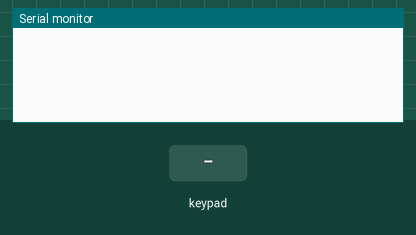
Recording of a sketch running on a simulated Arduino Uno, built with avr-gcc and run on an emulated ATmega328P. Parts: the last lines printed to the serial monitor. Wiring (inferred from the names in the program): 4×3 keypad with keys 1 2 3 4 5 6 7 8 9 s 0 n: rows pin 5, pin 6, pin 7, pin 8; columns pin 2, pin 3, pin 4. The test bench sets the inputs (shaded band).

Above: at 1.2 s.
1.3 s: key '1' pressed
At 1.56 s:
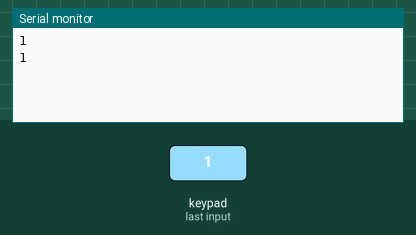
3.3 s: key 's' pressed
At 3.61 s:
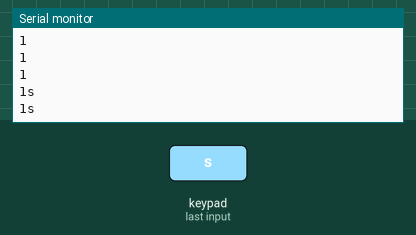
5.4 s: key 'n' pressed
At 5.67 s:
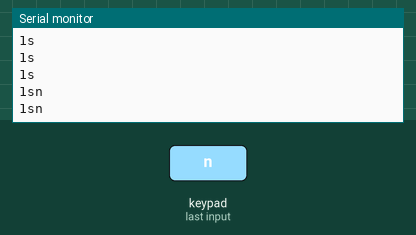
7.4 s: keypad keys 1 2 3 4 pressed 0.4 s apart
At 7.84 s:
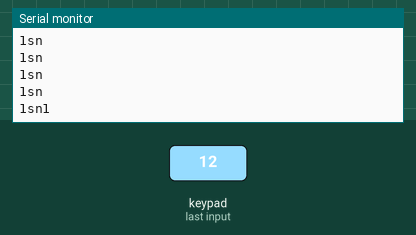
12.0 s: keypad keys 1 2 3 4 pressed 0.4 s apart
At 14.7 s:
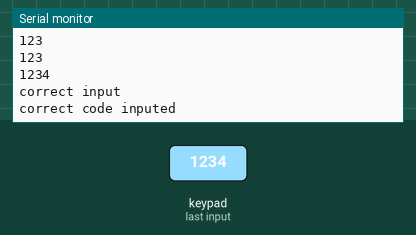
15.1 s: key 'n' pressed
At 15.43 s:
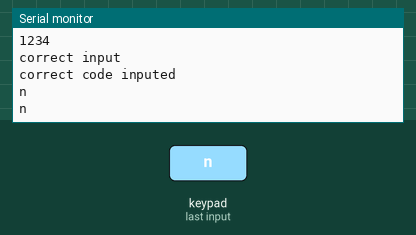
Timing chart, 0 to 18.1 s (numbered marks = the images above; inputs shaded):
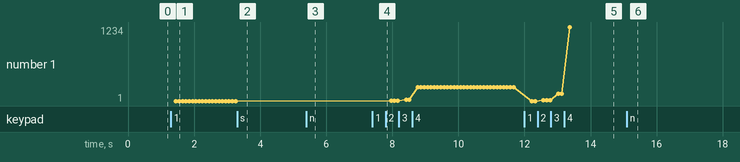

The sketch:

arduino_key_pad.ino
```cpp
//# Created by: Westley K
//# email: westley@sylabs.io
//# Date: Jul 10, 2018
//# Version-1.0
//# https://github.com/WestleyK/arduino-key-pad

/*
      keypad conection diagram

      1______2______3____row_0 to pin_5
      |      |      |
      |      |      |
      4______5______6____row_1 to pin_6
      |      |      |
      |      |      |
      7______8______9____row_2 to pin_7
      |      |      |
      |      |      |
      *______0______#____row_3 to pin_8
      |      |      |
      |      |      |
    col_0  col_1  col_2
    pin_2  pin_3  pin_4
         to arduino:
*/


float start1 = 0;
float end1 = 0;
float time1 = 0;
String pass_code1 = "";
String pass_code2 = "";
int pass_up = 0;
float start10 = 0;
int col_0 = 2;
int col_1 = 3;
int col_2 = 4;
int row_0 = 5;
int row_1 = 6;
int row_2 = 7;
int row_3 = 8;


void setup() {
  Serial.begin(9600);
  pinMode(col_0, OUTPUT);
  pinMode(col_1, OUTPUT);
  pinMode(col_2, OUTPUT);
  digitalWrite(col_0, LOW);
  digitalWrite(col_1, LOW);
  digitalWrite(col_2, LOW);
  pinMode(row_0, INPUT_PULLUP);
  pinMode(row_1, INPUT_PULLUP);
  pinMode(row_2, INPUT_PULLUP);
  pinMode(row_3, INPUT_PULLUP);
}


char check_number() {
  digitalWrite(col_0, LOW);
  digitalWrite(col_1, HIGH);
  digitalWrite(col_2, HIGH);
  if (digitalRead(row_0) == LOW) {
    delay(150);
    while (digitalRead(row_0) == LOW) {
      if ((millis() - start10) >= 1000) {
        pass_code1 = "";
        pass_code2 = "";
        pass_up = 0;
        break;
      }
    }
    pass_up = 1;
    return '1';
  } else if (digitalRead(row_1) == LOW) {
    delay(150);
    while (digitalRead(row_1) == LOW) {
      if ((millis() - start10) >= 1000) {
        pass_code1 = "";
        pass_code2 = "";
        pass_up = 0;
        break;
      }
    }
    pass_up = 1;
    return '4';
  } else if (digitalRead(row_2) == LOW) {
    delay(150);
    while (digitalRead(row_2) == LOW) {
      if ((millis() - start10) >= 1000) {
        pass_code1 = "";
        pass_code2 = "";
        pass_up = 0;
        break;
      }
    }
    pass_up = 1;
    return '7';
  } else if (digitalRead(row_3) == LOW) {
    delay(150);
    while (digitalRead(row_3) == LOW) {
      if ((millis() - start10) >= 1000) {
        pass_code1 = "";
        pass_code2 = "";
        pass_up = 0;
        break;
      }
    }
    pass_up = 1;
    return 's'; // "s" stands for "*"
  }
  digitalWrite(col_0, HIGH);
  digitalWrite(col_1, LOW);
  digitalWrite(col_2, HIGH);
  if (digitalRead(row_0) == LOW) {
    delay(150);
    while (digitalRead(row_0) == LOW) {
      if ((millis() - start10) >= 1000) {
        pass_code1 = "";
        pass_code2 = "";
        pass_up = 0;
        break;
      }
    }
    pass_up = 1;
    return '2';
  } else if (digitalRead(row_1) == LOW) {
    delay(150);
    while (digitalRead(row_1) == LOW) {
      if ((millis() - start10) >= 1000) {
        pass_code1 = "";
        pass_code2 = "";
        pass_up = 0;
        break;
      }
    }
    pass_up = 1;
    return '5';
  } else if (digitalRead(row_2) == LOW) {
    delay(150);
    while (digitalRead(row_2) == LOW) {
      if ((millis() - start10) >= 1000) {
        pass_code1 = "";
        pass_code2 = "";
        pass_up = 0;
        break;
      }
    }
    pass_up = 1;
    return '8';
  } else if (digitalRead(row_3) == LOW) {
    delay(150);
    while (digitalRead(row_3) == LOW) {
      if ((millis() - start10) >= 1000) {
        pass_code1 = "";
        pass_code2 = "";
        pass_up = 0;
        break;
      }
    }
    pass_up = 1;
    return '0';
  }
  digitalWrite(col_0, HIGH);
  digitalWrite(col_1, HIGH);
  digitalWrite(col_2, LOW);
  if (digitalRead(row_0) == LOW) {
    delay(150);
    while (digitalRead(row_0) == LOW) {
      if ((millis() - start10) >= 1000) {
        pass_code1 = "";
        pass_code2 = "";
        pass_up = 0;
        break;
      }
    }
    pass_up = 1;
    return '3';
  } else if (digitalRead(row_1) == LOW) {
    delay(150);
    while (digitalRead(row_1) == LOW) {
      if ((millis() - start10) >= 1000) {
        pass_code1 = "";
        pass_code2 = "";
        pass_up = 0;
        break;
      }
    }
    pass_up = 1;
    return '6';
  } else if (digitalRead(row_2) == LOW) {
    delay(150);
    while (digitalRead(row_2) == LOW) {
      if ((millis() - start10) >= 1000) {
        pass_code1 = "";
        pass_code2 = "";
        pass_up = 0;
        break;
      }
    }
    pass_up = 1;
    return '9';
  } else if (digitalRead(row_3) == LOW) {
    delay(150);
    while (digitalRead(row_3) == LOW) {
      if ((millis() - start10) >= 1000) {
        pass_code1 = "";
        pass_code2 = "";
        pass_up = 0;
        break;
      }
    }
    pass_up = 1;
    return 'n'; // "n" stands for "#"
  }
  digitalWrite(col_2, HIGH);
}


void key_pad_read() {
  pass_code1 = check_number();
  if (pass_up == 1) {
    start10 = millis();
    pass_code2 += pass_code1;
    pass_up = 0;
  }
  Serial.println(pass_code2);
  delay(100);
  if (pass_code2 == "1234") {
    //# when correct code is entered
    code_true();
    Serial.println("correct code inputed");
    pass_code1 = "";
    pass_code2 = "";
  }
  //# if code is more the 4 character, reset
  if (pass_code2.length() >= 4) {
    pass_code1 = "";
    pass_code2 = "";
  }
  //# if there more than a 3 second wait between press, reset
  if ((millis() - start10) >= 3000) {
    pass_code1 = "";
    pass_code2 = "";
    pass_up = 0;
    Serial.println("Your too slow");
  }
}

//# do somthing when correct code is inputed
void code_true() {
  Serial.println("correct input");
}


void loop() {
  key_pad_read();
}
```

Measured:
- after the input at 1.3 s, the serial monitor: prints a new line after 0.15 s (image 1)
- after the input at 3.3 s, the serial monitor: prints a new line after 0.21 s (image 2)
- after the input at 5.4 s, the serial monitor: prints a new line after 0.16 s (image 3)
- after the input at 7.4 s, the serial monitor: prints a new line after 0.21 s (image 4)
- after the input at 12.0 s, the serial monitor: prints a new line after 0.22 s (image 5)
- after the input at 15.1 s, the serial monitor: prints a new line after 0.23 s (image 6)
- plotted number 1: 1 → 234 after the input at 7.4 s, 234 → 1234 after the input at 12.0 s
